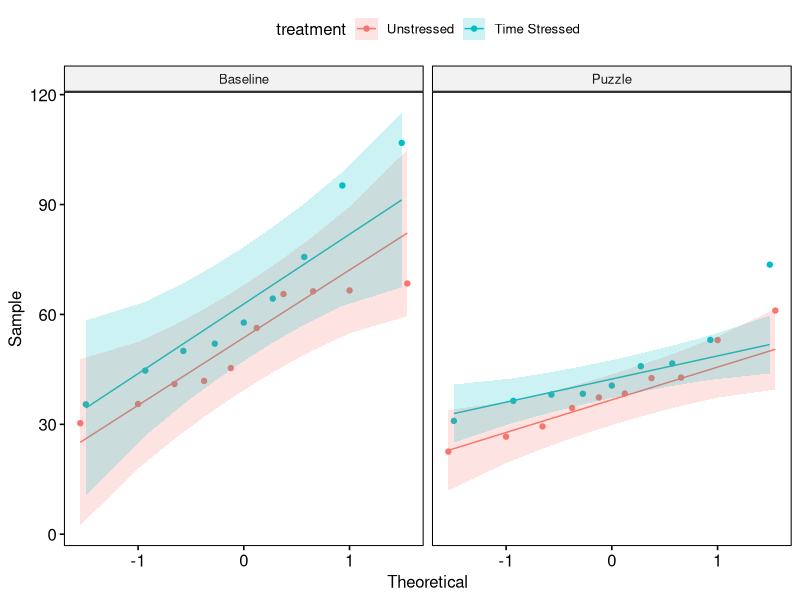
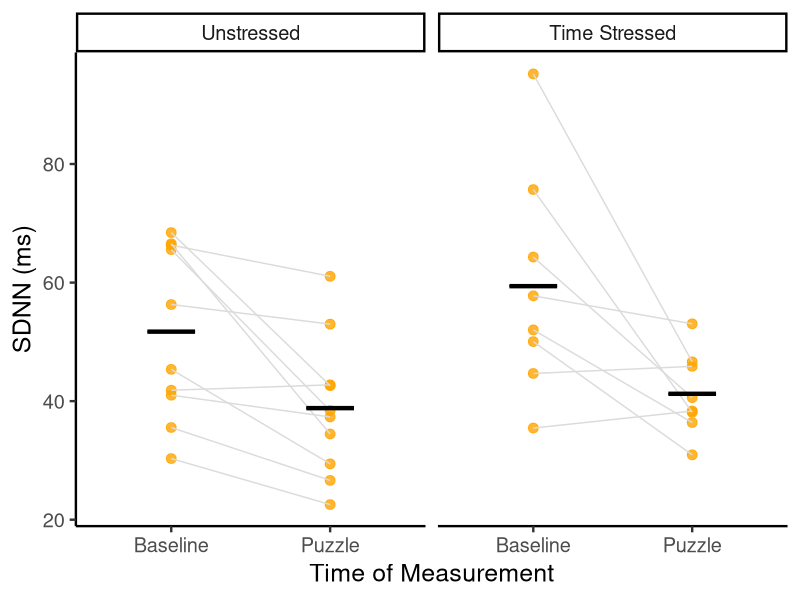
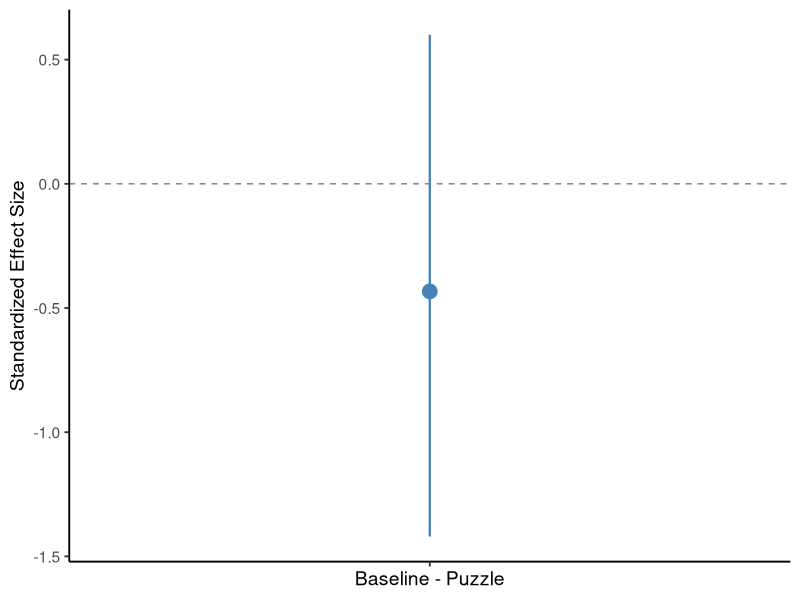
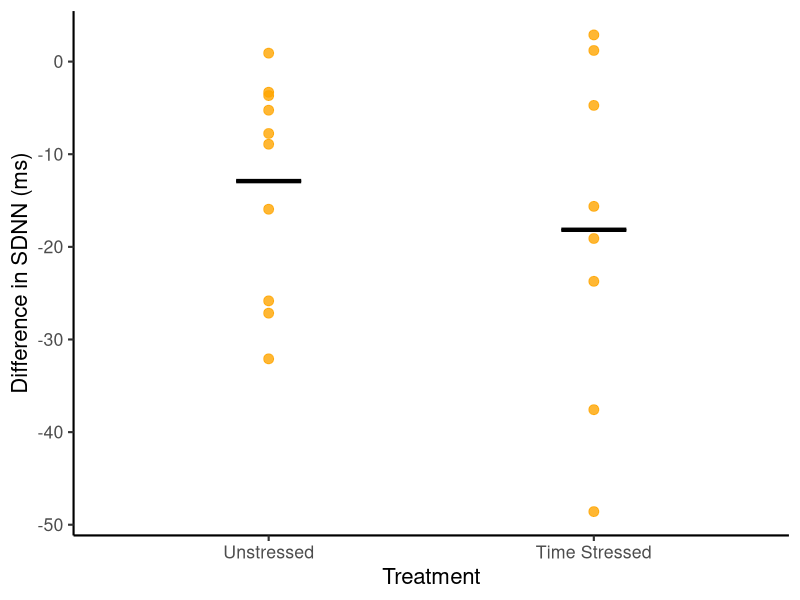
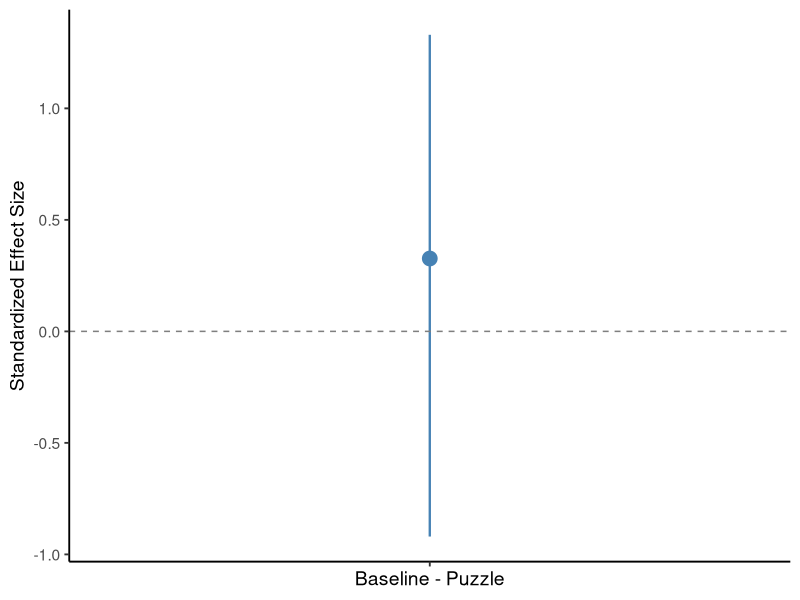
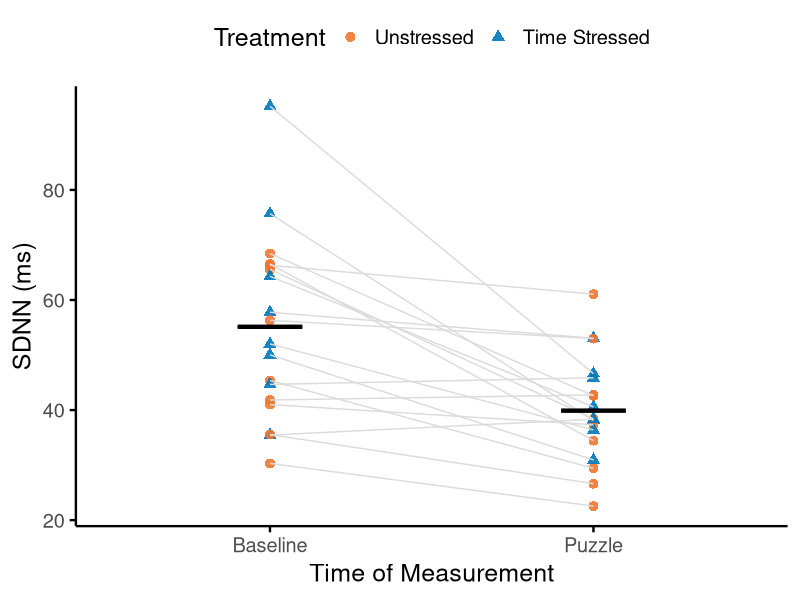
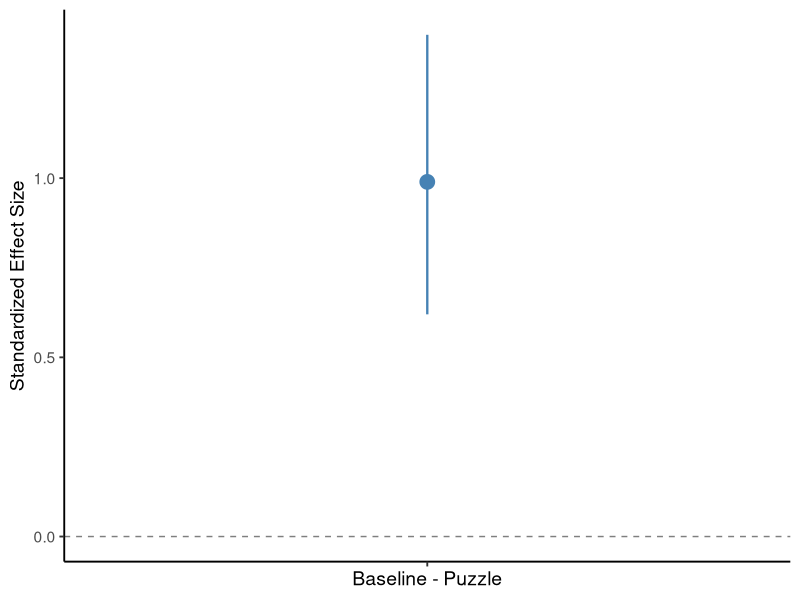
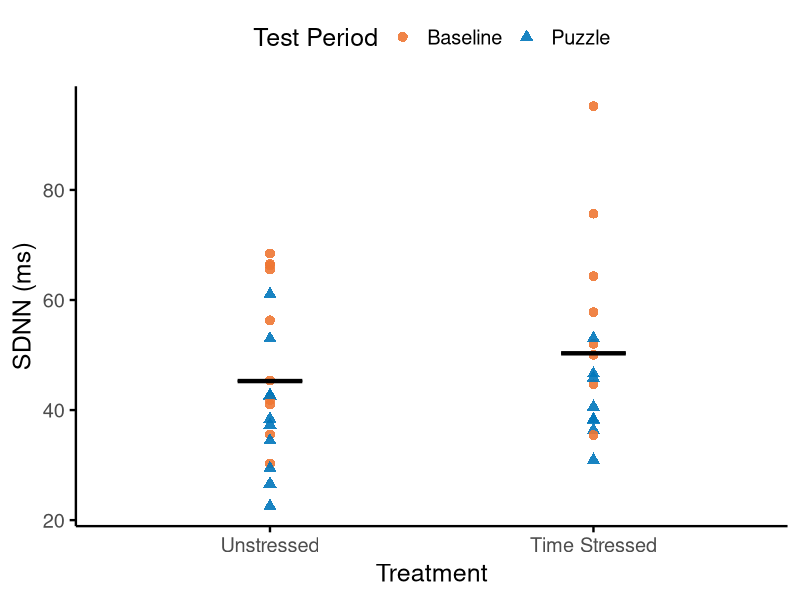

Recreate these plots in R, in order.
## ---- chunk 1
#| label: setup
#| warning: false
#| message: false

suppressPackageStartupMessages(
  library(tidyverse)) ## for readr, dplyr, ggplot2
library(ggbeeswarm) ## for jittering points (you can remove this is you did not use a dotplot)
#library(flextable, warn.conflicts = FALSE) ## for making formatted tables that can be pasted elsewhere
library(rstatix, warn.conflicts = FALSE) #pipe friendly framework for basic stats
library(ggpubr, warn.conflicts = FALSE) #publication ready plots & QQ plots
library(labelled) #for labeling variables better
library(glue) #for making labels
library(ggstats) #for gglikert() to make nice bar graphs for survey questions

## ---- chunk 2
#| label: import data

#Import data file 
my.df <- read_csv("data/example-data/puzzle/HRVdata.csv",
                  show_col_types = FALSE)
                 
#Change independent categorical variables to factors
my.df$test.period <- factor(my.df$test.period, 
                             levels = c("Baseline", "Puzzle"))
my.df$treatment <- factor(my.df$treatment, 
                          levels = c("A", "B"))

# Modify factor levels
levels(my.df$treatment) <- c("Unstressed", "Time Stressed")

subjects <- read_csv("data/example-data/puzzle/subjects.csv")

metadata <- read_csv("data/example-data/puzzle/variable_metadata.csv")

#create variable labels using the labelled package
variable_labels <- metadata |> 
  select(variable, variable_label) |> 
  deframe()

#add labels to data
my.df <- my.df |> 
  left_join(subjects) |> 
  set_variable_labels(!!!variable_labels)


# for more help with labeling data see   
# https://www.pipinghotdata.com/posts/2022-09-13-the-case-for-variable-labels-in-r/    

## ---- chunk 3
#| label: define variables
#Define your variables and redefine your dataframe name here to avoid having to type them a lot

#define the continuous variable of choice 
cont.var <- "SDNN" 

#define the categorical variable that is your within-subjects factor 
w.factor.var <- "test.period"

#define the categorical variable that is your between-subjects factor 
b.factor.var <- "treatment"

#define the name of the column that contains your subject identifiers
subject.ID <- "subject"



## ---- chunk 4
#| label: descriptive stats

# the code below will calculate descriptive statistics for a variable of interest grouped by another variable


# the code below will calculate descriptive statistics for a variable of interest grouped by another variable

df.sum <- my.df  |>  
  # remove missing values from continuous variables
  filter(!is.na(.data[[cont.var]])) |> 
  
  # Group the data by your 2 factors
  group_by(.data[[b.factor.var]], .data[[w.factor.var]]) |> 
  
  # calculate the descriptive stats
  summarize(mean = mean(.data[[cont.var]]), 
            median = median(.data[[cont.var]]), 
            SD = sd(.data[[cont.var]]), 
            IQR = IQR(.data[[cont.var]]), 
            min = min(.data[[cont.var]]),
            max = max(.data[[cont.var]]),
            N = n())

df.sum



## ---- chunk 5
#| label: rounding the SD


#calculate rounded SD
my.df |> 
  
  # replace the blank with the categorical variable(s)
  group_by(.data[[b.factor.var]], .data[[w.factor.var]]) |> 
  
  # remove missing values 
  filter(!is.na(.data[[cont.var]])) |> 
  
  #calculate the rounded values
  summarise(SD = signif(sd(.data[[cont.var]]), digits=2))

## ---- chunk 6
#| label: rounded descriptive stats

# Use the following for digits in the `round` function
# 
#    rounding to the tens place use digits=-1
#    rounding to the ones place use digits=0
#    rounding to the tenths place use digits=1
#    rounding to the hundredths place use digits=2

#set the number of digits to round to based on the rules above (this blank should be just a number)
round.digit <- 0


# replace the blank with the cleaned data frame name 
my.df  |>  
  # remove missing values from continuous variables
  filter(!is.na(.data[[cont.var]])) |> 
  
  #this groups by a defined set of between and within subjects factors
  #remove factors as needed
  group_by(.data[[b.factor.var]], .data[[w.factor.var]] )  |> 
  
  # calculate the descriptive stats
  # do not place anything in the empty parentheses in the n() 
  summarize(Sample.size = n(),
            Min = round(min(.data[[cont.var]]), digits=round.digit),
            Q1 = round(quantile(.data[[cont.var]], .25), digits=round.digit),
            Median = round(median(.data[[cont.var]]), digits=round.digit),
            Q3 = round(quantile(.data[[cont.var]], .75), digits=round.digit),
            Max = round(max(.data[[cont.var]]), digits=round.digit),
            Mean = round(mean(.data[[cont.var]]), digits=round.digit),              
            SD = signif(sd(.data[[cont.var]]), digits=2))

## ---- chunk 7
#| label: Dependent variable QQ plots 

#make a QQ plot for each dependent variable that is continuous
ggpubr::ggqqplot(
  data = my.df,               #put the data frame name here 
  x = {{ cont.var }},                  #put the continuous variable name here
  color = {{ b.factor.var }},       #put the between subjects factor here (remove if no factors)
  facet.by = {{ w.factor.var }}  #put the within subjects factors here (remove if no factors)
  )  

## ---- chunk 8
#| label: identify outliers 

#test for outliers
outliers <- my.df  |> 
  group_by(.data[[w.factor.var]], .data[[b.factor.var]] )  |> 
  rstatix::identify_outliers({{ cont.var }}) 

outliers 

## ---- chunk 9
#| label: remove outliers 

#if you want to remove an outlier
#fill in the blank with the number of the subject you want to remove
#remove the hashtags in front of the code below

my.df <- my.df |>
  dplyr::filter(subject != 6)


## ---- chunk 10
#| label: formatted table

#see https://davidgohel.github.io/flextable/ for more info & formatting options

#calculate descriptive stats
#replace the blank below with the name of the dataframe
df.sum <- my.df |> 
  
  # replace the blank with the categorical variable(s)
  group_by(.data[[b.factor.var]], .data[[w.factor.var]] )  |>  
  
  # remove missing values 
  filter(!is.na(.data[[cont.var]])) |> 
  
  # calculate the descriptive stats
  # replace the blanks with the number of digits 
  # to the right of the decimal place based on the rounded SD
  # the SD is rounded to 2 significant digits using signif  
  # do not place anything in the empty parentheses in the n() 
  # N represents the sample size within each group
  summarise(Mean = round(mean(.data[[cont.var]]), digits=0), 
            SD = signif(sd(.data[[cont.var]]), digits=2),
            N = n())

library(flextable) #helps format a nicer table

#create the formatted table
ft <- flextable(df.sum,
                cwidth = 0.75) |>  #can vary cell width as needed
  
  #bold the headings
  bold(part = "header") |> 
  
  #center columns
  align(align = "center", part = "all" )

#print the table
#right click on the table, choose select all, 
#choose copy, then paste in your document
#finish formatting as needed in your document
ft

## ---- chunk 11
#| label: two-factor plot

#create 2 factor plot 
factor2.plot <- ggplot(
  data = my.df, 
  aes(
    y = .data[[cont.var]], 
    x = .data[[w.factor.var]],
    group = .data[[subject.ID]])) +
  geom_point(size = 3, color = "orange", alpha = 0.8) +
  geom_line(color = "grey86") + 
  
  ###this bit of code adds the horizontal bar - use median or mean as needed
  stat_summary(fun = mean, fun.min = mean, fun.max = mean, 
      geom = "crossbar", width = 0.3, linewidth = 0.6,
      aes(group = '.data[[w.factor.var]]' )) +
  
  xlab("Time of Measurement") +
  ylab("SDNN (ms)") +
  theme_classic(base_size=18) +
  facet_grid(~.data[[b.factor.var]])
factor2.plot


ggsave(factor2.plot, filename="results/factor2.plot.png",  
       height = 5, width = 8, units = "in", 
       dpi = 300)


## ---- chunk 12
#| label: unpaired comparison of baselines


#set the formula to use the defined variables 
#this makes it easier to change the variables at the top and rerun everything 
#without having to retype the variables in every code chunk
response <- cont.var
predictor <- b.factor.var
formula_string <- paste0(response, " ~ ", predictor)
formula_object <- as.formula(formula_string)

#computes the effect size using Cohen's d

my.df.base <- my.df  |>  
  filter(test.period == "Baseline") 

baseline.effectSize.results <- 
  rstatix::cohens_d(
           data = my.df.base,
           formula_object, 
           paired = FALSE,       #TRUE for within-subjects, FALSE for between-subjects
           var.equal = FALSE,   #TRUE for equal variance, FALSE for unequal variance
           hedges.correction = TRUE,
           ci = TRUE,
           conf.level = 0.95,
           ci.type = "bca",
           nboot = 1000)
baseline.effectSize.results


baseline.effect.plot <- baseline.effectSize.results  |>    
  ggplot(aes(
    x = .y., 
    y = effsize)) +
  
  geom_pointrange(aes(ymin = conf.low, ymax = conf.high),
                  size = 1, # Adjust point size
                  linewidth = 0.8, # Adjust line thickness
                  color = "steelblue") + # Set color
  geom_hline(yintercept = 0, linetype = "dashed", color = "grey50") + # Add a reference line at 0
  xlab("Baseline - Puzzle") +
  ylab("Standardized Effect Size") +
  #additional formatting
  theme_classic(base_size = 14)  +  #sets the font size
  theme(axis.text.x = element_blank()) +
  theme(legend.position = "none")   #controls legend/key

baseline.effect.plot
  
## ---- chunk 13
#| label: difference plot 


#first we need to change the format of the data from long to wide
#this way, we will have one row for each subject and can take a difference
#between the after and before values
my.df.wide  <- my.df |> 
  dplyr::select(.data[[subject.ID]], .data[[b.factor.var]], .data[[w.factor.var]], .data[[cont.var]]) |> 
  pivot_wider(
    names_from = .data[[w.factor.var]],

    values_from = .data[[cont.var]]
  )

#next, take the difference between the values for each subject
my.df.diff <- my.df.wide |> 
  mutate(change.cont.var = Puzzle - Baseline)
  

#create difference plot 
difference.plot <- ggplot(
  data = my.df.diff, 
  aes(
    y = change.cont.var, 
    x = .data[[b.factor.var]])) +
  geom_point(size = 3, color = "orange", alpha = 0.8) +

  ###this bit of code adds the horizontal bar - use median or mean as needed
  stat_summary(fun = mean, fun.min = mean, fun.max = mean, 
      geom = "crossbar", width = 0.2, linewidth = 0.6,
      aes(group = 'time.measured' )) +
  
  #these two lines make the nicer axis labels (include units!)
  xlab("Treatment") +
  ylab("Difference in SDNN (ms)") +
  
  
  theme_classic(base_size=16) 


difference.plot


ggsave(difference.plot, filename="results/difference.plot.png",  
       height = 5, width = 4, units = "in", 
       dpi = 300)

## ---- chunk 14
#| label: between subjects effect size

#set the formula to use the defined variables 
#this makes it easier to change the variables at the top and rerun everything 
#without having to retype the variables in every code chunk
response <- "change.cont.var"
predictor <- b.factor.var
formula_string <- paste0(response, " ~ ", predictor)
formula_object <- as.formula(formula_string)


#computes the effect size using Cohen's d for Welch test
btw.effectSize.results <- 
  rstatix::cohens_d(
    data = my.df.diff,           #put the dataframe name here
    formula_object,      #continuous variable ~ factor 
    paired = FALSE,       #TRUE for within-subjects, FALSE for between-subjects
    var.equal = FALSE,   #TRUE for equal variance, FALSE for unequal variance
    hedges.correction = TRUE,
    ci = TRUE,
    conf.level = 0.95,
    ci.type = "bca",
    nboot = 1000)
btw.effectSize.results

effect.plot <- btw.effectSize.results  |>    
  ggplot(aes(
    x = .y., 
    y = effsize)) +
  
  geom_pointrange(aes(ymin = conf.low, ymax = conf.high),
                  size = 1, # Adjust point size
                  linewidth = 0.8, # Adjust line thickness
                  color = "steelblue") + # Set color
  geom_hline(yintercept = 0, linetype = "dashed", color = "grey50") + # Add a reference line at 0
  xlab("Baseline - Puzzle") +
  ylab("Standardized Effect Size") +
  #additional formatting
  theme_classic(base_size = 14)  +  #sets the font size
  theme(axis.text.x = element_blank()) +
  theme(legend.position = "none")   #controls legend/key

effect.plot


ggsave(effect.plot, filename="results/effect.plot.png",  
       height = 5, width = 3, units = "in", 
       dpi = 300)

## ---- chunk 15
#| label: main plot time

#create 2 factor plot 
main.time.plot <- ggplot(
  data = my.df, 
  aes(
    y = .data[[cont.var]], 
    x = .data[[w.factor.var]],
    group = .data[[subject.ID]])) +
  geom_point(aes(color = treatment, shape = treatment), 
              size = 3, alpha = 0.9) +
  geom_line(color = "grey86") + 
  
  ###this bit of code adds the horizontal bar - use median or mean as needed
  stat_summary(fun = mean, fun.min = mean, fun.max = mean, 
      geom = "crossbar", width = 0.2, linewidth = 0.6,
      aes(group = 'test.period' )) +
  
  xlab("Time of Measurement") +
  ylab("SDNN (ms)") +
  theme_classic(base_size=18)  + 
  labs(shape = "Treatment", color = "Treatment" ) +
  theme(legend.position = "top")
  
  main.time.plot <- ggpubr::ggpar(main.time.plot, palette = c("#EE7733", "#0077BB"))

  
main.time.plot


ggsave(main.time.plot, filename="results/main.time.plot.png",  
       height = 5, width = 5, units = "in", 
       dpi = 300)

## ---- chunk 16
#| label: time main effect size

#set the formula to use the defined variables 
#this makes it easier to change the variables at the top and rerun everything 
#without having to retype the variables in every code chunk
response <- cont.var
predictor <- w.factor.var
formula_string <- paste0(response, " ~ ", predictor)
formula_object <- as.formula(formula_string)


#computes the effect size using Cohen's d for Welch test
time.effectSize.results <- 
  rstatix::cohens_d(
    data = my.df,           #put the dataframe name here
    formula_object,      #continuous variable ~ factor 
    paired = TRUE,       #TRUE for within-subjects, FALSE for between-subjects
    var.equal = FALSE,   #TRUE for equal variance, FALSE for unequal variance
    hedges.correction = TRUE,
    ci = TRUE,
    conf.level = 0.95,
    ci.type = "bca",
    nboot = 1000)
time.effectSize.results


time.effect.plot <- time.effectSize.results  |>    
  ggplot(aes(
    x = .y., 
    y = effsize)) +
  
  geom_pointrange(aes(ymin = conf.low, ymax = conf.high),
                  size = 1, # Adjust point size
                  linewidth = 0.8, # Adjust line thickness
                  color = "steelblue") + # Set color
  geom_hline(yintercept = 0, linetype = "dashed", color = "grey50") + # Add a reference line at 0
  xlab("Baseline - Puzzle") +
  ylab("Standardized Effect Size") +
  #additional formatting
  theme_classic(base_size = 14)  +  #sets the font size
  theme(axis.text.x = element_blank()) +
  theme(legend.position = "none")   #controls legend/key

time.effect.plot

ggsave(time.effect.plot, filename="results/time.effect.plot.png", 
       height = 5, width = 3, units = "in", 
       dpi = 300)

## ---- chunk 17
#| label: main plot treatment

#create 2 factor plot 
main.trt.plot <- ggplot(
  data = my.df, 
  aes(
    y = .data[[cont.var]], 
    x = .data[[b.factor.var]])) +
  geom_point(aes(color = .data[[w.factor.var]], shape = .data[[w.factor.var]]), 
              size = 3, alpha = 0.9) +

  ###this bit of code adds the horizontal bar - use median or mean as needed
  stat_summary(fun = mean, fun.min = mean, fun.max = mean, 
      geom = "crossbar", width = 0.2, linewidth = 0.6) +
  
  xlab("Treatment") +
  ylab("SDNN (ms)") +
  theme_classic(base_size=18)  +
  labs(shape = "Test Period", color = "Test Period" ) +
  theme(legend.position = "top")
  
  main.trt.plot <- ggpubr::ggpar(main.trt.plot, palette = c("#EE7733", "#0077BB"))

  
main.trt.plot


ggsave(main.trt.plot, filename="results/main.trt.plot.png",  
       height = 5, width = 5, units = "in", 
       dpi = 300)

## ---- chunk 18
#| label: treatment main effect size

#set the formula to use the defined variables 
#this makes it easier to change the variables at the top and rerun everything 
#without having to retype the variables in every code chunk
response <- cont.var
predictor <- b.factor.var
formula_string <- paste0(response, " ~ ", predictor)
formula_object <- as.formula(formula_string)


#computes the effect size using Cohen's d for Welch test
trt.effectSize.results <- 
  rstatix::cohens_d(
    data = my.df,           #put the dataframe name here
    formula_object,      #continuous variable ~ factor 
    paired = FALSE,       #TRUE for within-subjects, FALSE for between-subjects
    var.equal = FALSE,   #TRUE for equal variance, FALSE for unequal variance
    hedges.correction = TRUE,
    ci = TRUE,
    conf.level = 0.95,
    ci.type = "bca",
    nboot = 1000)
trt.effectSize.results


trt.effect.plot <- trt.effectSize.results  |>    
  ggplot(aes(
    x = .y., 
    y = -effsize)) +
  
  geom_pointrange(aes(ymin = -conf.low, ymax = -conf.high),
                  size = 1, # Adjust point size
                  linewidth = 0.8, # Adjust line thickness
                  color = "steelblue") + # Set color
  geom_hline(yintercept = 0, linetype = "dashed", color = "grey50") + # Add a reference line at 0
  xlab("B - A") +
  ylab("Standardized Effect Size") +
  #additional formatting
  theme_classic(base_size = 14)  +  #sets the font size
  theme(axis.text.x = element_blank()) +
  theme(legend.position = "none")   #controls legend/key

trt.effect.plot

## ---- chunk 19
#| label: survey results

#first we need to change the format of the data from long to wide
#this way, we will have one row for each subject and can take a difference
#between the after and before values
my.df.wide  <- my.df |> 
  dplyr::select(.data[[subject.ID]], .data[[b.factor.var]], .data[[w.factor.var]], .data[[cont.var]]) |> 
  pivot_wider(
    names_from = .data[[w.factor.var]],

    values_from = .data[[cont.var]]
  )

#next, take the difference between the values for each subject
my.df.diff <- my.df.wide |> 
  mutate(change.cont.var = Puzzle - Baseline) |> 
  left_join(subjects)

likert_levels <- 1:5

likert_labels <- c(
  "Very Negative",
  "Negative",
  "Neutral",
  "Positive",
  "Very Positive"
)

my.df.diff$feeling.before <- factor(my.df.diff$feeling.before, 
                        levels = likert_levels, 
                        labels = likert_labels, 
                        ordered = TRUE)

my.df.diff$feeling.after <- factor(my.df.diff$feeling.after,
                        levels = likert_levels, 
                        labels = likert_labels, 
                        ordered = TRUE)

likert_labels2 <- c(
  "Very Low",
  "Low",
  "Neutral",
  "High",
  "Very High"
)

my.df.diff$energy.before <- factor(my.df.diff$energy.before, 
                        levels = likert_levels, 
                        labels = likert_labels2, 
                        ordered = TRUE)

my.df.diff$energy.after <- factor(my.df.diff$energy.after, 
                        levels = likert_levels, 
                        labels = likert_labels2, 
                        ordered = TRUE)

my.df.diff$caffeine.regular <- factor(my.df.diff$caffeine.regular, 
                          levels = c("No", "Sometimes", "Yes"))


my.df.diff <- my.df.diff |>
    set_variable_labels(
      energy.before = "Subject energy level before doing the puzzle",
      energy.after = "Subject energy level after doing the puzzle",
      feeling.before = "How subjects felt before doing the puzzle",
      feeling.after = "How subjects felt after doing the puzzle",
      sleep = "Do you generally get enough sleep?", 
      satiated = "Have you had enough to eat today?", 
      like.puzzles = "Do you like puzzles?",
      caffeine.regular = "Do you regularly drink something caffeinated?"
    )

energy.survey <- gglikert(my.df.diff, include = c(energy.before, energy.after),
         add_totals = FALSE,
         y_label_wrap = 25,
         facet_rows = vars(treatment))
energy.survey 

feeling.survey <- gglikert(my.df.diff, include = c(feeling.before, feeling.after),
         add_totals = FALSE,
         y_label_wrap = 25,
         facet_rows = vars(treatment))
feeling.survey

caff.survey <-gglikert(my.df.diff, include = c(caffeine.regular),
         add_totals = FALSE,
         y_label_wrap = 25,
         facet_rows = vars(treatment))
caff.survey

binary.survey <- gglikert(my.df.diff, include = c(sleep, satiated, like.puzzles),
         add_totals = FALSE,
         y_label_wrap = 25,
         labels_color = "black",
         facet_rows = vars(treatment)) +
  scale_fill_manual(values = c("#C8B0D9", "#7DBA8A"))

binary.survey


ggsave(energy.survey, filename="results/energy.survey.png", 
       height = 4, width = 6, units = "in", 
       dpi = 300)

ggsave(feeling.survey, filename="results/feeling.survey.png", 
       height = 4, width = 6, units = "in", 
       dpi = 300)

ggsave(caff.survey, filename="results/caff.survey.png", 
       height = 4, width = 6, units = "in", 
       dpi = 300)

ggsave(binary.survey, filename="results/binary.survey.png", 
       height = 4, width = 6, units = "in", 
       dpi = 300)


## ---- chunk 20
#| label: sessionInfo

sessionInfo()

## ---- chunk 21
#| label: cite R

#citation info for base R 
citation()

## ---- chunk 22
#| label: citing packages

citation("tidyverse")
citation("ggpubr")
citation("rstatix")
citation("labelled")
citation("ggstats")
